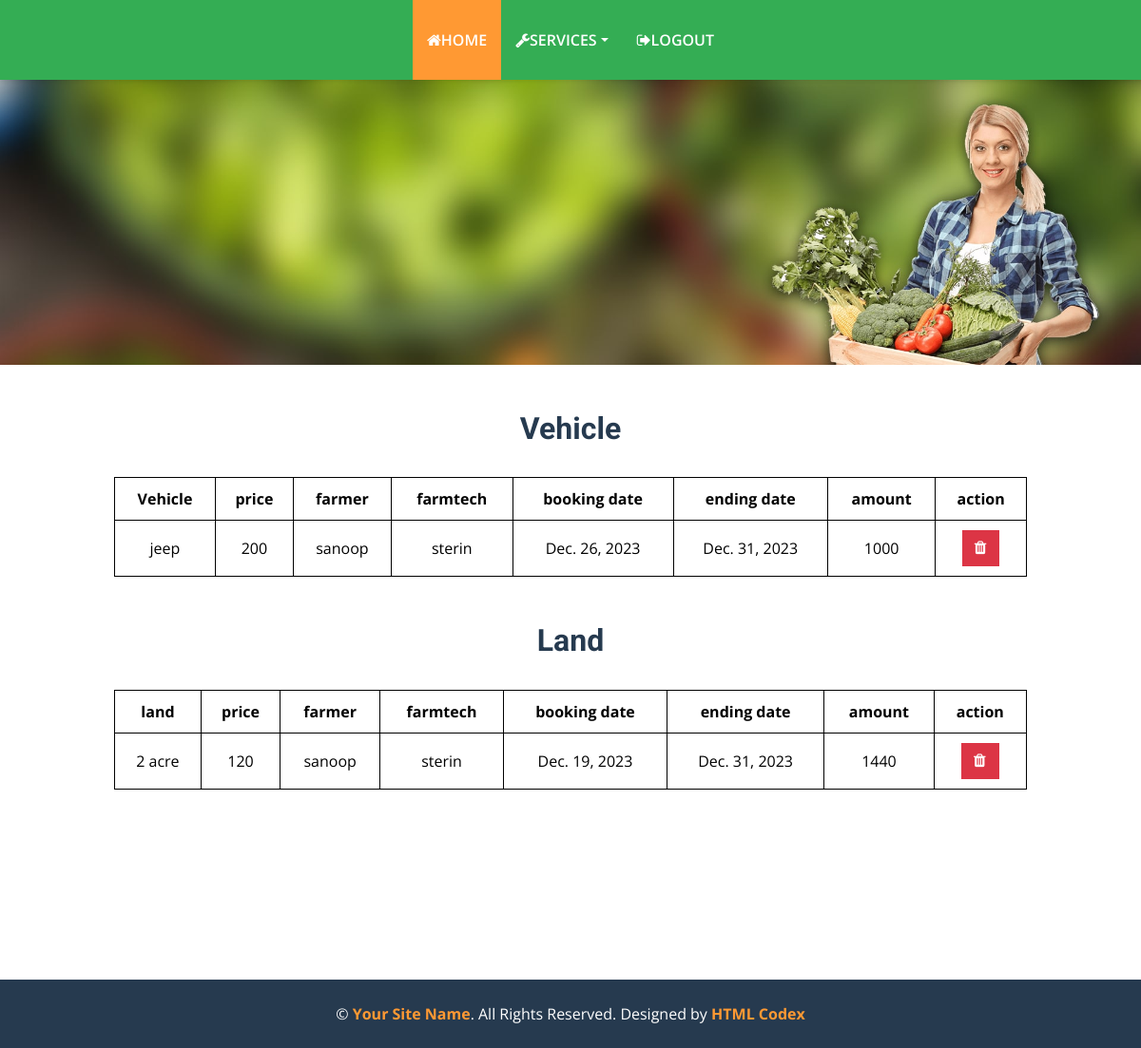
The page /bookedrent/ (signed in) on the database its author committed.
### farmerapp/models.py (models this page shows, shortened)
class Bookvehiclerent(models.Model):
    fid=models.ForeignKey(Farmer,on_delete=models.CASCADE,null=True)
    techid=models.ForeignKey(Farmtech,on_delete=models.CASCADE,null=True)
    vid=models.ForeignKey(Vehicle,on_delete=models.CASCADE,null=True)
    startingdate=models.DateField()
    endingdate=models.DateField()
    totalamount=models.CharField(max_length=20,null=True)
    status=models.CharField(max_length=20,null=True,default="0")

class Vehicle(models.Model):
    type=models.CharField(max_length=30,null=True)
    duration=models.CharField(max_length=30,null=True)
    amount=models.IntegerField()
    techid=models.ForeignKey(Farmtech,on_delete=models.CASCADE)
    img=models.ImageField(upload_to="gallery")
    status=models.CharField(max_length=100, null=True, default="0")

class Farmer(models.Model):
    farmer=models.ForeignKey(Login,on_delete=models.CASCADE,null=True)
    name=models.CharField(max_length=30, null=True)
    email=models.EmailField()
    mob=models.IntegerField()
    address=models.TextField()
    img=models.ImageField(upload_to="gallery", null=True)
    gender=models.CharField(max_length=20, null=True)

class Farmtech(models.Model):
    farm=models.ForeignKey(Login,on_delete=models.CASCADE,null=True)
    name=models.CharField(max_length=30, null=True)
    email=models.EmailField()
    mob=models.IntegerField()
    img=models.ImageField(upload_to="gallery", null=True)
    gender=models.CharField(max_length=20, null=True)

class Booklandrent(models.Model):
    fid=models.ForeignKey(Farmer,on_delete=models.CASCADE,null=True)
    techid=models.ForeignKey(Farmtech,on_delete=models.CASCADE,null=True)
    lid=models.ForeignKey(Lands,on_delete=models.CASCADE,null=True)
    startingdate=models.DateField()
    endingdate=models.DateField()
    totalamount=models.CharField(max_length=20,null=True)
    status=models.CharField(max_length=100, null=True,default="0")

class Lands(models.Model):
    area=models.CharField(max_length=50,null=True)
    duration=models.CharField(max_length=50,null=True)
    amount=models.IntegerField()
    techid=models.ForeignKey(Farmtech,on_delete=models.CASCADE)
    img=models.ImageField(upload_to="gallery")
    status=models.CharField(max_length=100, null=True, default="0")

### farmerapp/views.py (the view)
# urls.py: path('bookedrent/',views.bookedrent),
def bookedrent(request):
    uid=request.session['uid']
    Uid=Farmer.objects.get(farmer=uid)
    vehicle=Bookvehiclerent.objects.filter(fid=Uid)
    land=Booklandrent.objects.filter(fid=Uid)
    return render(request,'farmer/bookedrent.html',{'vehicle':vehicle,'land':land})

### templates/farmer/bookedrent.html
{% extends 'farmer/farmerbase.html' %}
{% load static %}
{% block content %}
<center>
<h2 style="text-align:center;">Vehicle</h2><br>
<table border="2" cellpadding="10px" cellspacing="10px">
    <thead>
        <th>Vehicle</th>
        <th>price</th>
        <th>farmer</th>
        <th>farmtech</th>
        <th>booking date</th>
        <th>ending date</th>
        <th>amount</th>
        <th>action</th>
    </thead>
    <tbody>
        {% for i in vehicle %}
        <tr>
            <td>{{i.vid.type}}</td>
            <td>{{i.vid.amount}}</td>
            <td>{{i.fid.name}}</td>
            <td>{{i.techid.name}}</td>
            <td>{{i.startingdate}}</td>
            <td>{{i.endingdate}}</td>
            <td>{{i.totalamount}}</td>
            <td><a href="/deletevehicle?vid={{i.vid_id}}" class="btn btn-danger"><i class="fa fa-trash" aria-hidden="true"></i></a></td>
        </tr>
        {% endfor %}
    </tbody>
</table>
<br><br>
<h2 style="text-align:center;">Land</h2><br>
<table border="2" cellpadding="10px" cellspacing="10px">
    <thead>
        <th>land</th>
        <th>price</th>
        <th>farmer</th>
        <th>farmtech</th>
        <th>booking date</th>
        <th>ending date</th>
        <th>amount</th>
        <th>action</th>
    </thead>
    <tbody>
        {% for i in land %}
        <tr>
            <td>{{i.lid.area}}</td>
            <td>{{i.lid.amount}}</td>
            <td>{{i.fid.name}}</td>
            <td>{{i.techid.name}}</td>
            <td>{{i.startingdate}}</td>
            <td>{{i.endingdate}}</td>
            <td>{{i.totalamount}}</td>
            <td><a href="/deleteland?lid={{i.lid_id}}" class="btn btn-danger"><i class="fa fa-trash" aria-hidden="true"></i></a></td>
        </tr>
        {% endfor %}
    </tbody>
</table>
</center>
{% endblock %}

### static/css/style.css (style rules this page uses)
:root { --primary: #34AD54; --secondary: #FF9933; --light: #F6FFF2; --dark: #263A4F; }
.btn { font-family: 'Roboto', sans-serif; letter-spacing: 1px; font-weight: 700; transition: .5s; }

### templates/farmer/farmerbase.html (style rules this page uses)
table { border-collapse: collapse; width: 80%; }
table, th, td { border: 1px solid black; text-align: center; color: black; }

### rows shown on the page
Bookvehiclerent: vid.type "jeep", vid.amount "200", fid.name "sanoop", techid.name "sterin", startingdate "Dec. 26, 2023", endingdate "Dec. 31, 2023", totalamount "1000"
Booklandrent: lid.area "2 acre", lid.amount "120", fid.name "sanoop", techid.name "sterin", startingdate "Dec. 19, 2023", endingdate "Dec. 31, 2023", totalamount "1440"
